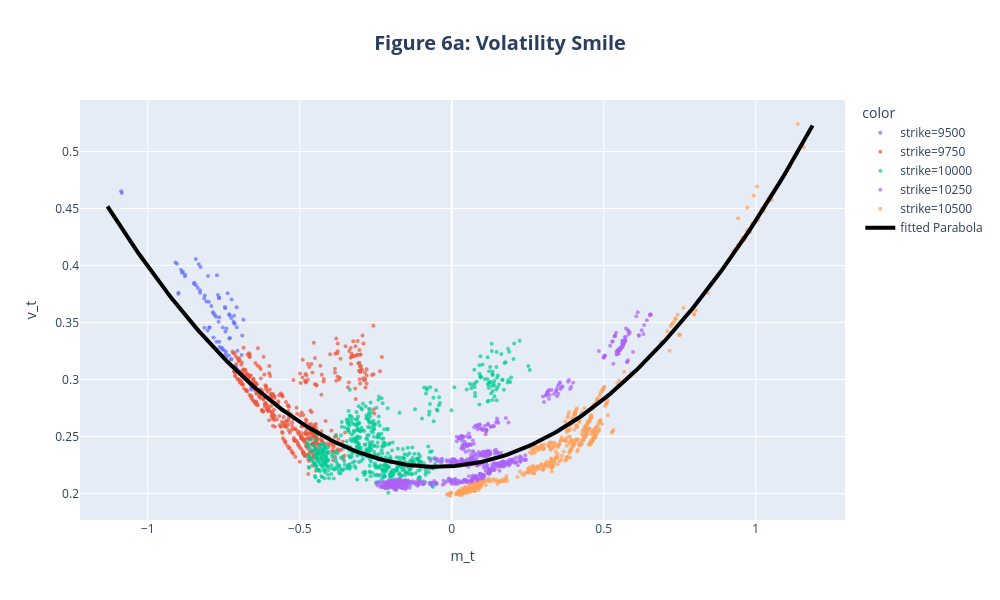

Notebook code cell kept with this figure:
### Code cell
import plotly.graph_objects as go
import numpy as np

# ============================================================
# 1. DATA PREPARATION AND PARABOLA CALCULATION
# ============================================================
# Default Plotly colors (exactly the ones Timo used)
PLOTLY_COLORS = {
    9500: '#636EFA',  # Blue
    9750: '#EF553B',  # Red
    10000: '#00CC96', # Green
    10250: '#AB63FA', # Purple
    10500: '#FFA15A'  # Orange
}

# Timo discarded the outliers for the fit. The outliers in his plot
# are around an IV of 0.1 and moneyness < -0.6 (strike 9500 deep ITM).
# We filter "healthy" data ONLY to calculate the parabola coefficients.
iv_for_fit = iv_clean[
    (iv_clean['iv'] > 0.12) & # Ignore the flat line at the bottom
    (iv_clean['strike'] != 9500) # Timo seems to rely on the central strikes
]

# Calculate the parabola (2nd degree polynomial)
coeffs = np.polyfit(iv_for_fit['moneyness'].values, iv_for_fit['iv'].values, 2)
print(f"Fitted parabola: v_t = {coeffs[0]:.4f} * m_t^2 + {coeffs[1]:.4f} * m_t + {coeffs[2]:.4f}")

# ============================================================
# 2. BUILDING THE GRAPH (PLOTLY)
# ============================================================
# To prevent the graph from weighing 500MB in your Jupyter notebook, we do a subsampling
# plotting only 1 out of every 50 points (adjust this if you want more density)
iv_scatter = iv_clean.iloc[::50] 

fig = go.Figure()

# A. Draw the points (Scatter) strike by strike
for strike in [9500, 9750, 10000, 10250, 10500]:
    grp = iv_scatter[iv_scatter['strike'] == strike]
    fig.add_trace(go.Scatter(
        x=grp['moneyness'],
        y=grp['iv'],
        mode='markers',
        marker=dict(size=4, color=PLOTLY_COLORS[strike], opacity=0.7),
        name=f'strike={strike}'
    ))

# B. Draw the fitted Parabola
# Create a smooth X range to draw the curve
m_range = np.linspace(iv_clean['moneyness'].min(), iv_clean['moneyness'].max(), 200)
fitted_iv = np.polyval(coeffs, m_range)

fig.add_trace(go.Scatter(
    x=m_range,
    y=fitted_iv,
    mode='lines',
    line=dict(color='black', width=4),
    name='fitted Parabola'
))

# C. Configure the layout to match Timo's
fig.update_layout(
    title=dict(text='<b>Figure 6a: Volatility Smile</b>', x=0.5, font=dict(size=20)),
    xaxis_title='m_t',
    yaxis_title='v_t',
    legend_title_text='color',
    template='plotly', # This is the template that gives the light gray background and white grid
    height=600,
    width=1000,
    hovermode='closest'
)

fig.show()

### Figure 1 — Plotly figure (JSON) as saved in the notebook; plotly's stock layout.template omitted (floating-point values rounded to 4 significant figures; data arrays with more than 128 entries replaced by an {"elided": "..."} marker saying what was removed)
{"data": [{"marker": {"color": "#636EFA", "opacity": 0.7, "size": 4}, "mode": "markers", "name": "strike=9500", "type": "scatter", "x": [-0.8995, -0.8988, -0.8134, -0.7418, -0.7643, -0.8031, -0.7741, -0.784, -0.7439, -0.7552, -0.7575, -0.7535, -0.7112, -0.7137, -0.6593, -0.7045, -0.6942, -0.7487, -0.7091, -0.6992, -0.7272, -0.6974, -0.6911, -0.6604, -0.695, -0.7426, -0.7333, -0.7248, -0.7649, -0.7974, -0.797, -1.085, -1.087, -0.8872, -0.8776, -0.9087, -0.8908, -0.9039, -0.8848, -0.8777, -0.6851, -0.7157, -0.7072, -0.7052, -0.6893, -0.7322, -0.714, -0.718, -0.7254, -0.7375, -0.7307, -0.7454, -0.7244, -0.7325, -0.7077, -0.7657, -0.7669, -0.7724, -0.7461, -0.7445, -0.7531, -0.7292, -0.7653, -0.7795, -0.7756, -0.7833, -0.7858, -0.7692, -0.828, -0.8484, -0.8148, -0.8074, -0.8264, -0.8323, -0.8361, -0.8419, -0.8469, -0.8418, -0.8281, -0.8019, -0.7909, -0.7412, -0.7161, -0.7651, -0.7989, -0.8125], "y": [0.3751, 0.3761, 0.3454, 0.3196, 0.3284, 0.343, 0.3331, 0.3369, 0.3222, 0.327, 0.328, 0.3265, 0.3109, 0.3119, 0.2912, 0.3085, 0.3046, 0.3254, 0.3105, 0.3068, 0.3175, 0.3064, 0.3216, 0.2927, 0.3061, 0.3244, 0.321, 0.3178, 0.333, 0.3456, 0.3455, 0.4636, 0.4651, 0.3937, 0.3905, 0.4027, 0.3963, 0.4015, 0.3946, 0.3922, 0.3523, 0.3493, 0.3459, 0.3252, 0.3386, 0.336, 0.349, 0.3508, 0.3539, 0.3756, 0.3564, 0.3625, 0.3702, 0.3572, 0.3633, 0.3713, 0.3506, 0.3913, 0.3636, 0.3422, 0.3457, 0.3364, 0.372, 0.3564, 0.3549, 0.358, 0.3591, 0.3742, 0.376, 0.384, 0.3711, 0.3685, 0.3987, 0.4011, 0.3805, 0.4058, 0.3848, 0.3829, 0.3784, 0.3908, 0.3644, 0.3448, 0.3558, 0.3545, 0.3682, 0.3737]}, {"marker": {"color": "#EF553B", "opacity": 0.7, "size": 4}, "mode": "markers", "name": "strike=9750", "type": "scatter", "x": {"elided": "466 float values"}, "y": {"elided": "466 float values"}}, {"marker": {"color": "#00CC96", "opacity": 0.7, "size": 4}, "mode": "markers", "name": "strike=10000", "type": "scatter", "x": {"elided": "633 float values"}, "y": {"elided": "633 float values"}}, {"marker": {"color": "#AB63FA", "opacity": 0.7, "size": 4}, "mode": "markers", "name": "strike=10250", "type": "scatter", "x": {"elided": "636 float values"}, "y": {"elided": "636 float values"}}, {"marker": {"color": "#FFA15A", "opacity": 0.7, "size": 4}, "mode": "markers", "name": "strike=10500", "type": "scatter", "x": {"elided": "512 float values"}, "y": {"elided": "512 float values"}}, {"line": {"color": "black", "width": 4}, "mode": "lines", "name": "fitted Parabola", "type": "scatter", "x": {"elided": "200 float values"}, "y": {"elided": "200 float values"}}], "layout": {"height": 600, "hovermode": "closest", "legend": {"title": {"text": "color"}}, "title": {"font": {"size": 20}, "text": "<b>Figure 6a: Volatility Smile</b>", "x": 0.5}, "width": 1000, "xaxis": {"title": {"text": "m_t"}}, "yaxis": {"title": {"text": "v_t"}}}}
